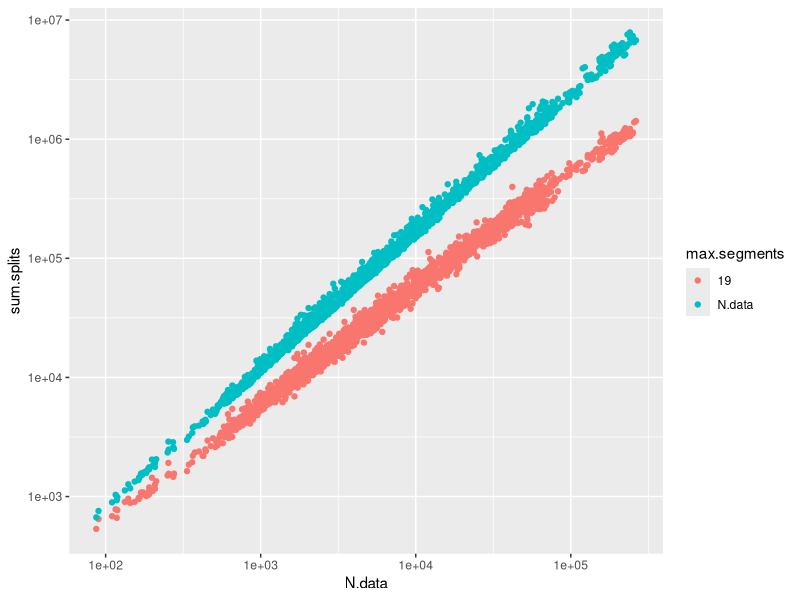
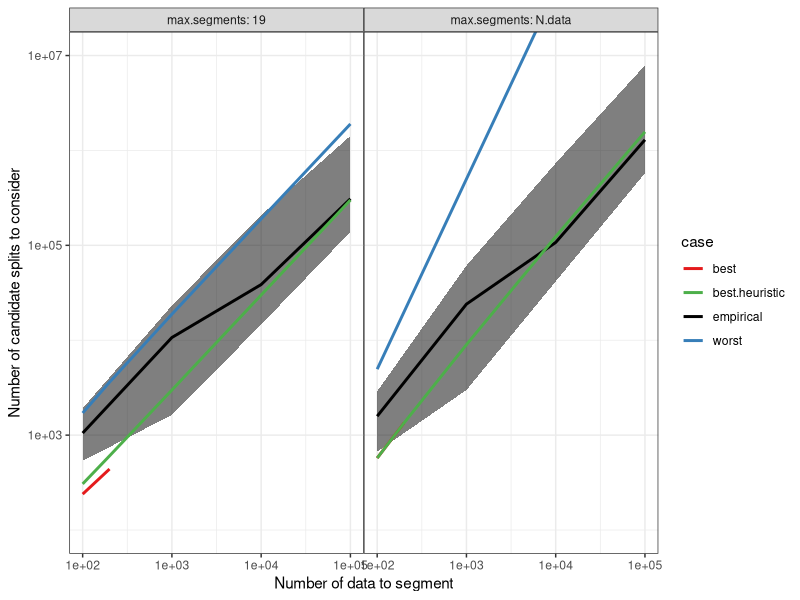
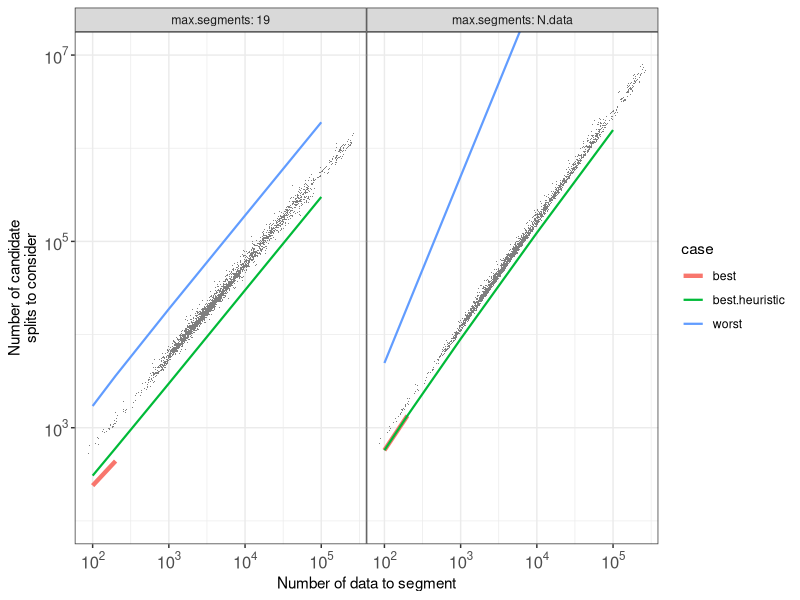

Source code (R) for these figures, in order:
library(ggplot2)
library(data.table)
iterations.dt <- data.table::fread("figure-mcgill-iterations-data.csv")
bound.dt <- fread("figure-mcgill-iterations-bound.csv")
iterations.dt[order(N.data)]
range(iterations.dt$N.data)

ggplot()+
  geom_point(aes(
    N.data, sum.splits, color=max.segments),
    data=iterations.dt)+
  scale_x_log10()+
  scale_y_log10()

size <- 1
gg <- ggplot()+
  geom_point(aes(
    N.data, sum.splits),
    shape=".",
    color="grey50",
    data=iterations.dt)+
  geom_line(aes(
    N.data, sum.splits, color=case, size=case),
    data=bound.dt)+
  facet_grid(. ~ max.segments, labeller=label_both)+
  scale_x_log10(
    "Number of data to segment",
    labels=scales::label_log())+
  scale_y_log10(
    "Number of candidate\nsplits to consider",
    labels=scales::label_log())+
  theme_bw()+
  theme(
    axis.text=element_text(size=12),
    panel.spacing=grid::unit(0,"lines"))+
  coord_cartesian(ylim=c(1e2, 1e7))+
  scale_size_manual(values=c(
    best=1.5, best.heuristic=0.75, worst=0.75))
png("figure-mcgill-iterations.png", width=7, height=2, units="in", res=200)
print(gg)
dev.off()

iterations.dt[, round.N.data := 10^(round(log10(N.data)))]
iterations.dt[, num.sum.splits := as.numeric(sum.splits)]
iterations.stats <- dcast(
  iterations.dt,
  round.N.data + max.segments ~ .,
  fun.aggregate=list(median, min, max, length),
  value.var="num.sum.splits")
iterations.stats[, case := "empirical"]
case.colors <- c(
  empirical="black",
  best="#E41A1C",
  worst="#377EB8",
  best.heuristic="#4DAF4A")#, "#984EA3", "#FF7F00", "#FFFF33", "#A65628", "#F781BF")
ggplot()+
  scale_color_manual(values=case.colors)+
  scale_fill_manual(values=case.colors, guide="none")+
  geom_ribbon(aes(
    round.N.data,
    ymin=num.sum.splits_min,
    ymax=num.sum.splits_max,
    fill=case),
    alpha=0.5,
    data=iterations.stats)+
  geom_line(aes(
    round.N.data, num.sum.splits_median, color=case),
    size=size,
    data=iterations.stats)+
  facet_grid(. ~ max.segments, labeller=label_both)+
  scale_x_log10(
    "Number of data to segment")+
  scale_y_log10(
    "Number of candidate splits to consider")+
  geom_line(aes(
    N.data, sum.splits, color=case),
    size=size,
    data=bound.dt)+
  theme_bw()+
  theme(panel.spacing=grid::unit(0,"lines"))+
  coord_cartesian(ylim=c(1e2, 1e7))
